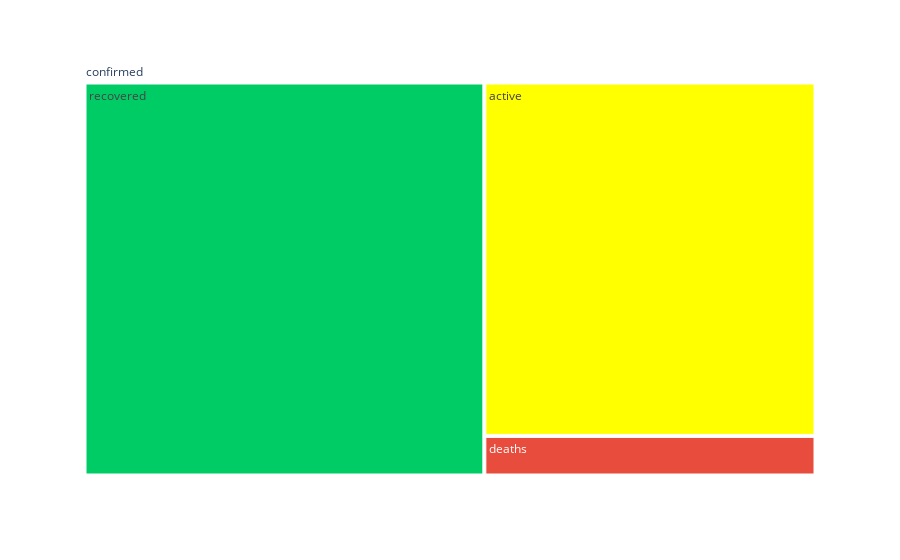

The cell this chart's notebook holds for it:
### Markdown cell above
## Treemap 

This will display the mapping of total confirmed cases, and the ratio of recoveries to active(inconclusive) cases as well as deaths

### Code cell
fig = px.treemap(world_long_df, path=["upper", "status"], values="count",
                 color_discrete_sequence=['#00CC66', '#FFFF00', '#e74c3c'])

fig.show()

### Figure 1 — Plotly figure (JSON) as saved in the notebook; plotly's stock layout.template omitted (floating-point values rounded to 4 significant figures)
{"data": [{"branchvalues": "total", "domain": {"x": [0, 1], "y": [0, 1]}, "hovertemplate": "labels=%{label}<br>count=%{value}<br>parent=%{parent}<br>id=%{id}<extra></extra>", "ids": ["confirmed/active", "confirmed/deaths", "confirmed/recovered", "confirmed"], "labels": ["active", "deaths", "recovered", "confirmed"], "name": "", "parents": ["confirmed", "confirmed", "confirmed", ""], "type": "treemap", "values": [4905286, 549468, 6586726, 12041480]}], "layout": {"legend": {"tracegroupgap": 0}, "margin": {"t": 60}, "treemapcolorway": ["#00CC66", "#FFFF00", "#e74c3c"]}}
